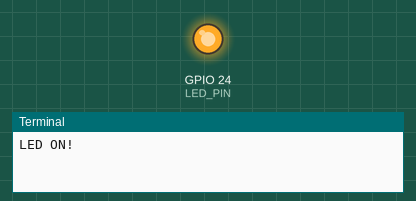
This program was run on a simulated Raspberry Pi (BCM pin numbers). Shown: output pins drawn as LEDs (lit = HIGH), the last lines printed to the terminal. At 6.0 s the program stops and its outputs stay as they are.

Above: at 0.1 s.
At 5.1 s:
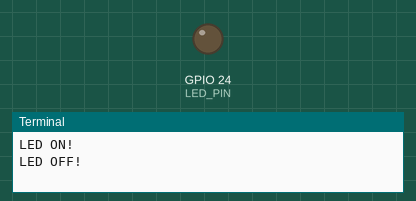
Timing chart, 0 to 6.6 s (numbered marks = the images above):
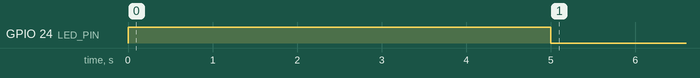

Measured:
- by itself, GPIO 24 (LED_PIN): LOW → HIGH at 0.00 s, → LOW 5.0 s later

The program:

light.py
```python
import RPi.GPIO as GPIO
import time

GPIO.setmode(GPIO.BCM) #This will use BCM pin numbering

LED_PIN = 24 #this will set pin 18 as our output
GPIO.setup(LED_PIN, GPIO.OUT)

GPIO.output(LED_PIN, GPIO.HIGH)
print("LED ON!")
time.sleep(5)
GPIO.output(LED_PIN, GPIO.LOW)
print("LED OFF!")
time.sleep(1)

GPIO.cleanup()
```
